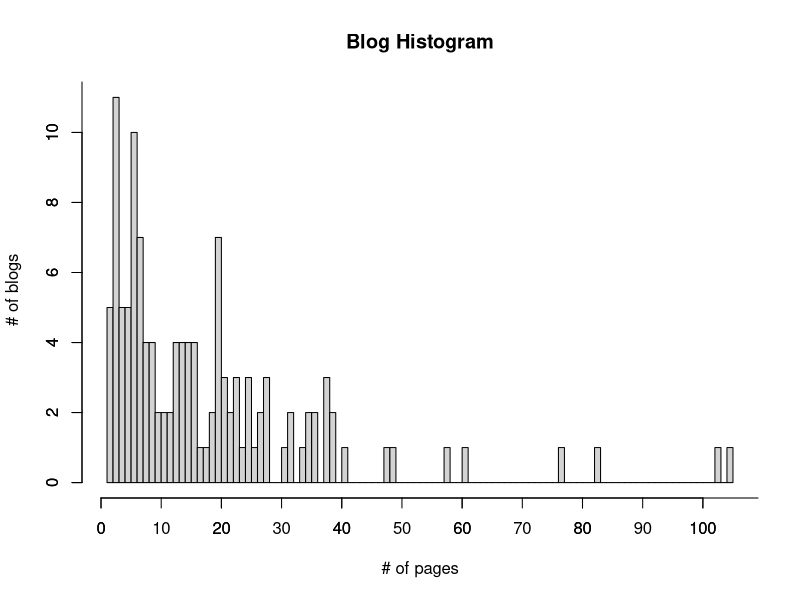
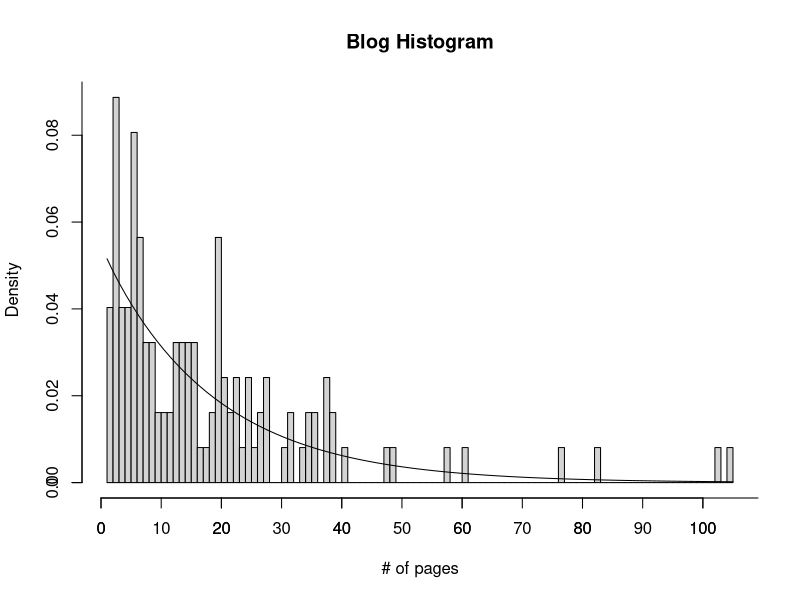
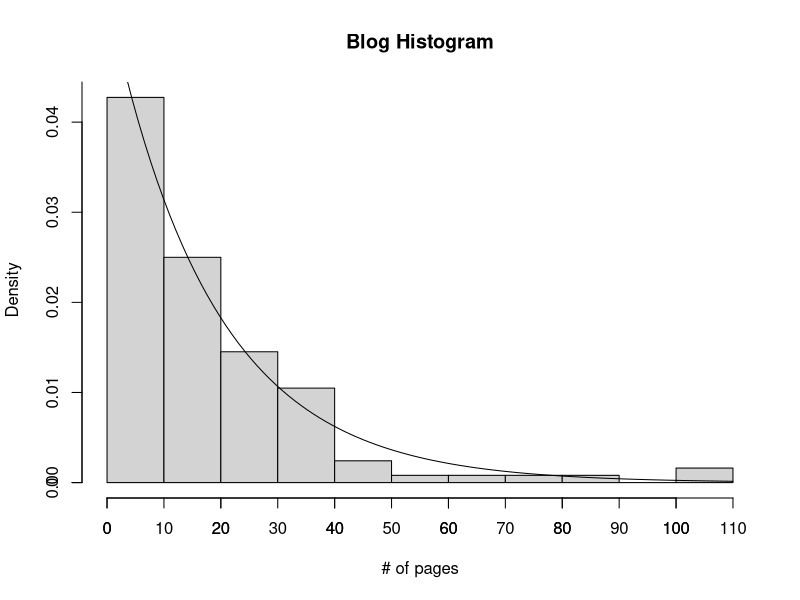

Source code (R) for these figures, in order:
#! /usr/bin/Rscript

a = read.csv("feedstats.txt", sep=",", head=TRUE)
b = a[,2];
pdf("freqHist.pdf")
hist(b, breaks=length(b), main="Blog Histogram", xlab="# of pages", ylab="# of blogs")
axis(side=1, at=seq(0,110,10), labels=seq(0,110,10))
axis(side=2, at=seq(0,15,2), labels=seq(0,15,2)); dev.off()

pdf("densHist.pdf")
mean.b = mean(b)
var.b = var(b)
hist(b, breaks=length(b), main="Blog Histogram", xlab="# of pages", ylab="Density", freq=F)
axis(side=1, at=seq(0,110,10), labels=seq(0,110,10))
axis(side=2, at=seq(0,15,2), labels=seq(0,15,2))
curve(dgamma(x, shape = mean.b^2/var.b, scale = var.b/mean.b), add = T); dev.off()
pdf("densHist1.pdf")
hist(b, main="Blog Histogram", xlab="# of pages", ylab="Density", freq=F)
axis(side=1, at=seq(0,110,10), labels=seq(0,110,10))
axis(side=2, at=seq(0,15,2), labels=seq(0,15,2))
curve(dgamma(x, shape = mean.b^2/var.b, scale = var.b/mean.b), add = T); dev.off()
